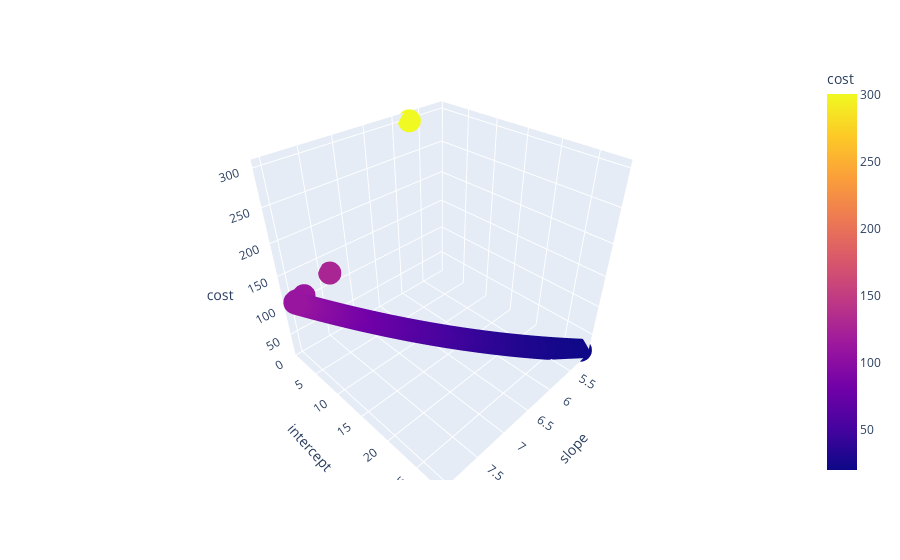

This figure's notebook cell:
### Code cell
px.scatter_3d(data_frame=cost_df,x='slope',y='intercept',z='cost',color='cost')

### Figure 1 — Plotly figure (JSON) as saved in the notebook; plotly's stock layout.template omitted (floating-point values rounded to 4 significant figures; data arrays with more than 128 entries replaced by an {"elided": "..."} marker saying what was removed)
{"data": [{"hovertemplate": "slope=%{x}<br>intercept=%{y}<br>cost=%{marker.color}<extra></extra>", "legendgroup": "", "marker": {"color": {"elided": "1000 float values"}, "coloraxis": "coloraxis", "symbol": "circle"}, "mode": "markers", "name": "", "scene": "scene", "showlegend": false, "x": {"elided": "1000 float values"}, "y": {"elided": "1000 float values"}, "z": {"elided": "1000 float values"}, "type": "scatter3d"}], "layout": {"scene": {"domain": {"x": [0.0, 1.0], "y": [0.0, 1.0]}, "xaxis": {"title": {"text": "slope"}}, "yaxis": {"title": {"text": "intercept"}}, "zaxis": {"title": {"text": "cost"}}}, "coloraxis": {"colorbar": {"title": {"text": "cost"}}, "colorscale": [[0.0, "#0d0887"], [0.1111, "#46039f"], [0.2222, "#7201a8"], [0.3333, "#9c179e"], [0.4444, "#bd3786"], [0.5556, "#d8576b"], [0.6667, "#ed7953"], [0.7778, "#fb9f3a"], [0.8889, "#fdca26"], [1.0, "#f0f921"]]}, "legend": {"tracegroupgap": 0}, "margin": {"t": 60}}}
